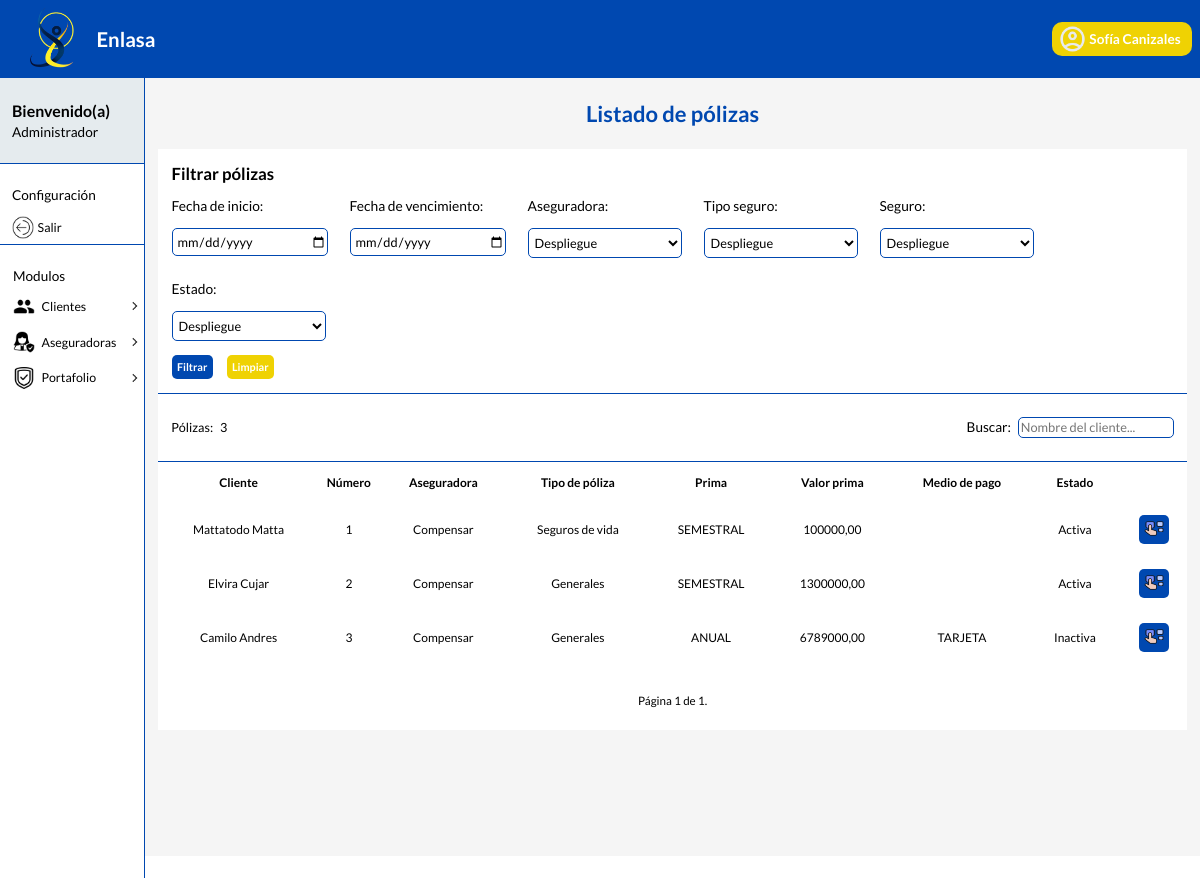
Page /admin_dashboard/policys/ (signed in) on the earlier database version.
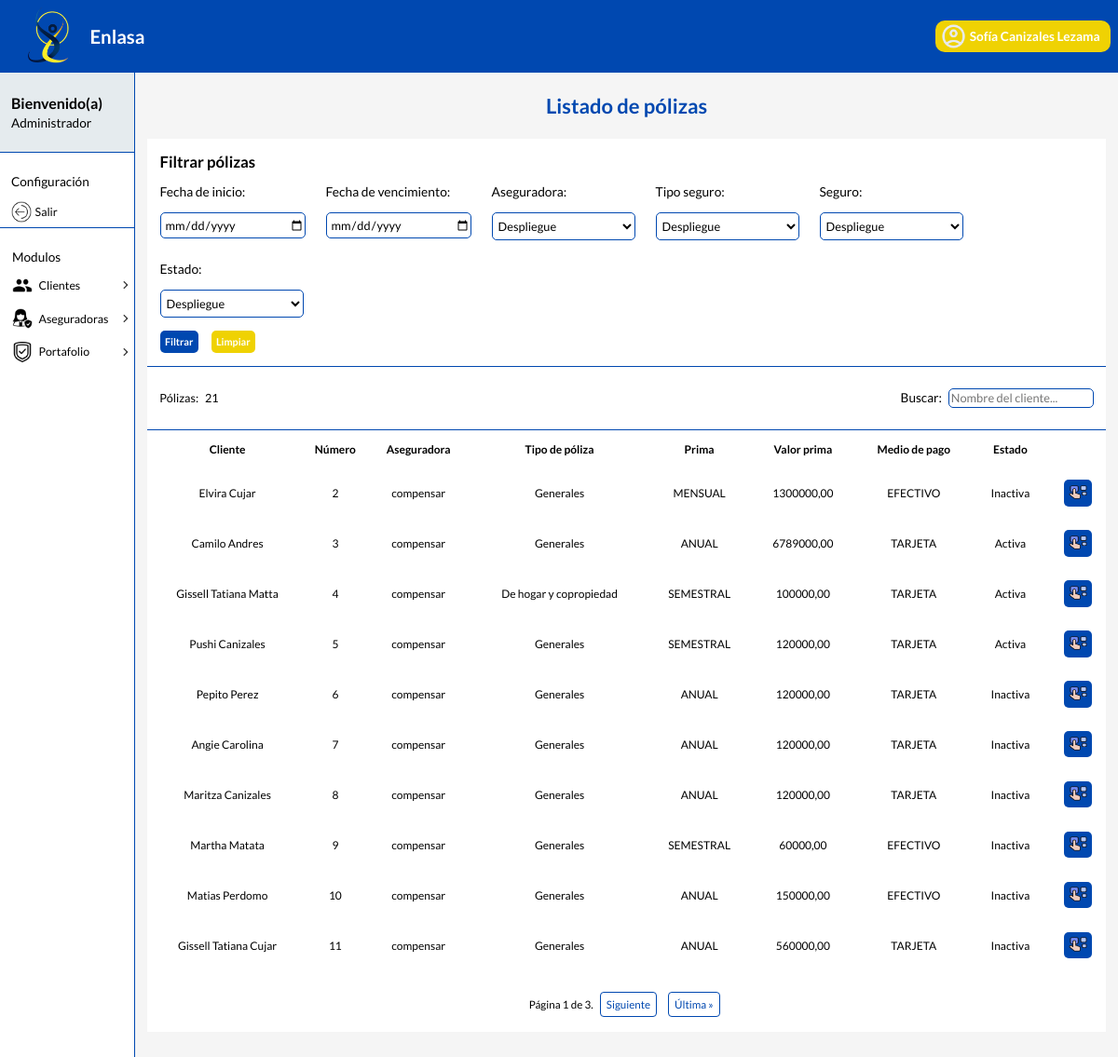
Same page on the later database version.
### home/models.py (models this page shows, shortened)
class  Usuario(AbstractBaseUser, PermissionsMixin):
    ROL = [ #creación de la enumeración de tipo de rol
        ('CLIENTE', 'Cliente'),
        ('GERENTE', 'Gerente'),
        ('ADMINISTRADOR', 'Administrador')
    ]
    num_documento = models.IntegerField( primary_key = True, unique=True)
    rol = models.CharField(max_length = 14, choices = ROL)
    nombre = models.CharField(max_length = 50)
    email = models.EmailField(max_length = 50)
    password = models.CharField(max_length = 8)
    REQUIRED_FIELDS = ['rol']
    USERNAME_FIELD = 'num_documento'
    objects = UsuarioManager()

class Poliza(models.Model):
    PRIMA = [  #creación de la enumeración de tipo de prima
        ('MENSUAL', 'Mensual'),
        ('TRIMESTRAL', 'Trimestral'),
        ('SEMESTRAL', 'Semestral'),
        ('ANUAL', 'Anual'),
    ]
    MEDIO_PAGO = [ #creación de la enumeración de tipo de medio de pago
        ('EFECTIVO', 'Efectivo'),
        ('TARJETA', 'Tarjeta '),
    ]
    id = models.AutoField(primary_key = True)
    fecha_inicio = models.DateField()
    fecha_vencimiento = models.DateField()
    valor = models.DecimalField(max_digits = 10, decimal_places = 2)
    prima = models.CharField(max_length = 10, choices = PRIMA)
    medio_pago = models.CharField(max_length = 20, choices = MEDIO_PAGO)
    estado = models.BooleanField()
    aseguradora_id = models.ForeignKey(Aseguradora, on_delete = models.CASCADE)
    cliente_id = models.ForeignKey(Cliente, on_delete = models.CASCADE)
    seguro_id = models.ForeignKey(Seguro, on_delete = models.CASCADE)

class Cliente(models.Model):
    TIPO_DOCUMENTO = [ #creación de la enumeración de tipo de documento
        ('CC', 'Cédula'),
        ('NIT', 'NIT'),
        ('PA', 'Pasaporte'),
        ('CE', 'Cédula de extranjería'),
    ]
    num_documento = models.IntegerField( primary_key = True)
    tipo_documento = models.CharField(max_length = 3, choices = TIPO_DOCUMENTO)
    nombre = models.CharField(max_length = 50)
    telefono = models.CharField(max_length = 50, null = True)
    celular = models.CharField(max_length = 50, default = 1)
    ciudad = models.CharField(max_length = 25)
    direccion = models.CharField(max_length = 50)
    email = models.CharField(max_length = 50)

class Aseguradora(models.Model):
    id = models.AutoField(primary_key = True)
    nombre = models.CharField(max_length = 40)
    telefono = models.CharField(max_length = 10)
    direccion = models.CharField(max_length = 30)

class Seguro(models.Model):
    id = models.AutoField(primary_key = True)
    nombre = models.CharField(max_length = 60)
    tipo_seguro_id =  models.ForeignKey(Tipo_Seguro, on_delete=models.CASCADE)

class Tipo_Seguro(models.Model):
    id = models.AutoField(primary_key = True)
    nombre = models.CharField(max_length = 60)

### home/views.py (the view)
# urls.py: path('admin_dashboard/policys/', views.show_policys, name = 'show_policys'),
@login_required
def show_policys(request):
    policys = Poliza.objects.all()
    context = {
        'insurances': Seguro.objects.all(),
        'insurers': Aseguradora.objects.all(),
        'type_insurance': Tipo_Seguro.objects.all(),
        'policys': policys,
    }
    if request.method == 'GET':
        date_star = request.GET.get('startDate')
        date_end = request.GET.get('expiryDate')
        insurer = request.GET.get('insurer')
        insurance = request.GET.get('insurance')
        type_insurance = request.GET.get('type_insurance')
        state = request.GET.get('state')
        filters = {}  # diccionario para almacenar los filtros
        if date_star:
            filters['fecha_inicio'] = date_star
        if date_end:
            filters['fecha_vencimiento'] = date_end
        if insurer and not "":
            filters['aseguradora_id'] = insurer
        if insurance and not "":
            filters['seguro_id'] = insurance
        if type_insurance and not "":
            filters['seguro_id__tipo_seguro_id'] = type_insurance
        if state and not "":
            filters['estado'] = state
        if filters:
            policys = Poliza.objects.filter(**filters)
        context['policys'] = policys
    paginator = Paginator(context['policys'], 10)
    page = request.GET.get('page')
    try:
        policys_page = paginator.page(page)
    except PageNotAnInteger:
        policys_page = paginator.page(1)
    except EmptyPage:
        policys_page = paginator.page(paginator.num_pages)
    context['policys_page'] = policys_page
    return render(request, 'admin/show_policys.html', {'context': context})

### home/templates/admin/show_policys.html (shortened to what the changed rows need)
{% extends 'layouts/baseAdmin.html' %}
{% load static %}
{% block content %}
<div id="general">
    <section id="buscar" class="sec-buscar">
        <section>
            <p>Pólizas:</p>
            <p id="count">{{ context.policys.count }}</p>
        </section>
    </section>
    <table>
        <thead class="polizas second">
            <tr>
                <th>Cliente</th>
                <th>Número</th>
                <th>Aseguradora</th>
                <th>Tipo de póliza</th>
                <th>Prima</th>
                <th>Valor prima</th>
                <th>Medio de pago</th>
                <th>Estado</th>
            </tr>
        </thead>
        <tbody class="polizas second">
            {% for policy in context.policys_page %}
            <tr id="datos">
                <td>{{ policy.cliente_id.nombre }}</td>
                <td class="space">{{ policy.id }}</td>
                <td>{{ policy.aseguradora_id.nombre }}</td>
                <td>{{ policy.seguro_id.tipo_seguro_id.nombre }}</td>
                <td>{{ policy.prima }}</td>
                <td>{{ policy.valor }}</td>
                <td>{{ policy.medio_pago }}</td>
                {% if policy.estado == True %}
                <td>Activa</td>
                {% else %}
                <td>Inactiva</td>
                {% endif %}
                <td>
                    <div class="boton-menu">
                        <button class="boton">
                            <img class="icon" src="{% static 'assets/opciones2.png' %}">
                        </button>
                            {% url 'edit_policy' policy.id as url_edit_policy %}
                            {% url 'add_beneficiary' policy.id as url_add_beneficiary %}
                           {% url 'add_claim' policy.id as url_add_claim %}
                            {% url 'delete_policy' policy.id as url_delete_policy %}
                    </div>
                </td>
            </tr>
            {% endfor %}
        </tbody>
    </table>
    <div class="pagination">
        <span class="step-links">
            <span class="current">
                Página {{ context.policys_page.number }} de {{ context.policys_page.paginator.num_pages }}.
            </span>
            {% if context.policys_page.has_next %}
                <a href="?page={{ context.policys_page.next_page_number }}">Siguiente</a>
                <a href="?page={{ context.policys_page.paginator.num_pages }}">Última &raquo;</a>
            {% endif %}
        </span>
    </div>
</div>
{% endblock %}

### home/templates/layouts/baseAdmin.html (shortened to what this page needs)
{% load static %}
<!DOCTYPE html>
<html lang="en">
<head>
    <link rel="stylesheet" href="{% static 'css/principal.css' %}">
    <link rel="stylesheet" href="{% static 'css/tables.css' %}">
    <link rel="stylesheet" href="{% static 'css/verPerfil.css' %}">
    <link rel="stylesheet" href="{% static 'css/forms.css' %}">
</head>
<body>
    <header>
        <section>
            <figure>
                <img src="{% static 'assets/iconoLogo.png' %}" alt="logo">
            </figure>
            <h1>Enlasa</h1>
        </section>
        <button id="miBoton" class="icono1">
            <img src="{% static 'assets/icono1.png' %}"  alt="icono">
            <span><strong>{{ user.nombre }}</strong></span>
        </button>
    </header>
    <div class="lyout">
        <nav id="nav" class="cerrado">
            <section class="rol">
                <h3>Bienvenido(a)</h3>
                <p>Administrador</p>
            </section>
            <section class="confi">
                <p class="p" >Configuración</p>
                <button class="icono2" id="boton-logout">
                    <figure>
                        <img src="{% static 'assets/out.png' %}"  alt="icono">
                    </figure>
                    <p>Salir</p>
                </button>
            </section>
            <ul class="list">
                <p>Modulos</p>
                <li class="list_item list_item--click">
                    <div class="list_button list_button--click">
                        <img src="{% static 'assets/people.png' %}"   class="list_img">
                        <a href="#" class="nav_link">Clientes</a>
                        <img src="{% static 'assets/arrow.png' %}"   class="list_arrow">
                    </div>
                </li>
                <li class="list_item list_item--click">
                    <div class="list_button list_button--click">
                        <img src="{% static 'assets/insuHome.png' %}"  class="list_img">
                        <a href="#" class="nav_link">Aseguradoras</a>
                        <img src="{% static 'assets/arrow.png' %}"   class="list_arrow">
                    </div>
                </li>
                <li class="list_item list_item--click">
                    <div class="list_button list_button--click">
                        <img src="{% static 'assets/insurance.png' %}"  class="list_img">
                        <a href="#" class="nav_link">Portafolio</a>
                        <img src="{% static 'assets/arrow.png' %}"   class="list_arrow">
                    </div>
                </li>
               </ul>
        </nav>
        <main>
            {% block content %}
            {% endblock %}
        </main>
    </div>
</body>
</html>

Differences in the rows shown:
removed Poliza: cliente_id.nombre "Mattatodo Matta", id "1", aseguradora_id.nombre "Compensar", seguro_id.tipo_seguro_id.nombre "Seguros de vida", prima "SEMESTRAL", valor "100000,00", estado "Activa"
changed Usuario: nombre "Sofía Canizales" → "Sofía Canizales Lezama"
changed Poliza "Elvira Cujar": aseguradora_id.nombre "Compensar" → "compensar"; prima "SEMESTRAL" → "MENSUAL"; medio_pago (not shown) → "EFECTIVO"; estado "Activa" → "Inactiva"
changed Poliza "Camilo Andres": aseguradora_id.nombre "Compensar" → "compensar"; estado "Inactiva" → "Activa"
added Poliza: cliente_id.nombre "Gissell Tatiana Matta", id "4", aseguradora_id.nombre "compensar", seguro_id.tipo_seguro_id.nombre "De hogar y copropiedad", prima "SEMESTRAL", valor "100000,00", medio_pago "TARJETA", estado "Activa"
added Poliza: cliente_id.nombre "Pushi Canizales", id "5", aseguradora_id.nombre "compensar", seguro_id.tipo_seguro_id.nombre "Generales", prima "SEMESTRAL", valor "120000,00", medio_pago "TARJETA", estado "Activa"
added Poliza: cliente_id.nombre "Pepito Perez", id "6", aseguradora_id.nombre "compensar", seguro_id.tipo_seguro_id.nombre "Generales", prima "ANUAL", valor "120000,00", medio_pago "TARJETA", estado "Inactiva"
added Poliza: cliente_id.nombre "Angie Carolina", id "7", aseguradora_id.nombre "compensar", seguro_id.tipo_seguro_id.nombre "Generales", prima "ANUAL", valor "120000,00", medio_pago "TARJETA", estado "Inactiva"
added Poliza: cliente_id.nombre "Maritza Canizales", id "8", aseguradora_id.nombre "compensar", seguro_id.tipo_seguro_id.nombre "Generales", prima "ANUAL", valor "120000,00", medio_pago "TARJETA", estado "Inactiva"
added Poliza: cliente_id.nombre "Martha Matata", id "9", aseguradora_id.nombre "compensar", seguro_id.tipo_seguro_id.nombre "Generales", prima "SEMESTRAL", valor "60000,00", medio_pago "EFECTIVO", estado "Inactiva"
added Poliza: cliente_id.nombre "Matias Perdomo", id "10", aseguradora_id.nombre "compensar", seguro_id.tipo_seguro_id.nombre "Generales", prima "ANUAL", valor "150000,00", medio_pago "EFECTIVO", estado "Inactiva"
added Poliza: cliente_id.nombre "Gissell Tatiana Cujar", id "11", aseguradora_id.nombre "compensar", seguro_id.tipo_seguro_id.nombre "Generales", prima "ANUAL", valor "560000,00", medio_pago "TARJETA", estado "Inactiva"
Other differences:
{{ context.policys.count }}: "3" → "21"
{{ context.policys_page.paginator.num_pages }}: "1" → "3"
text now shown: "Siguiente Última »"
